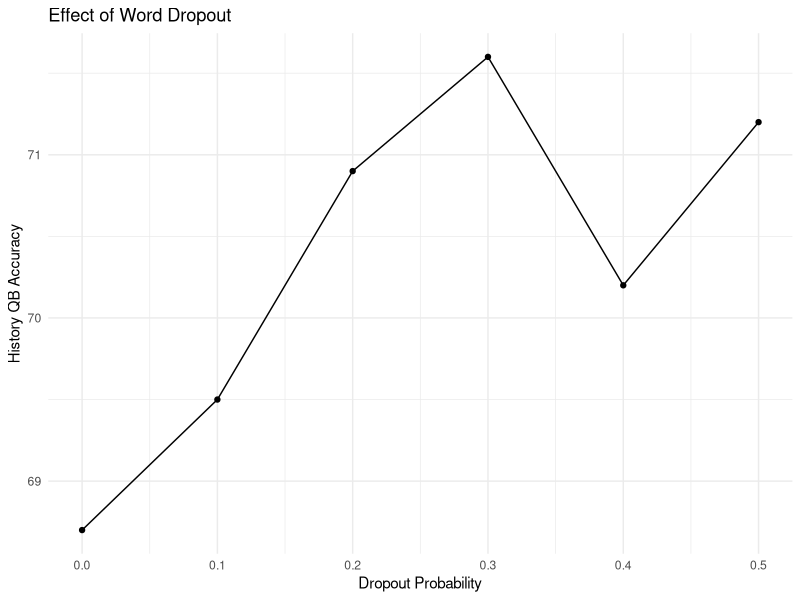
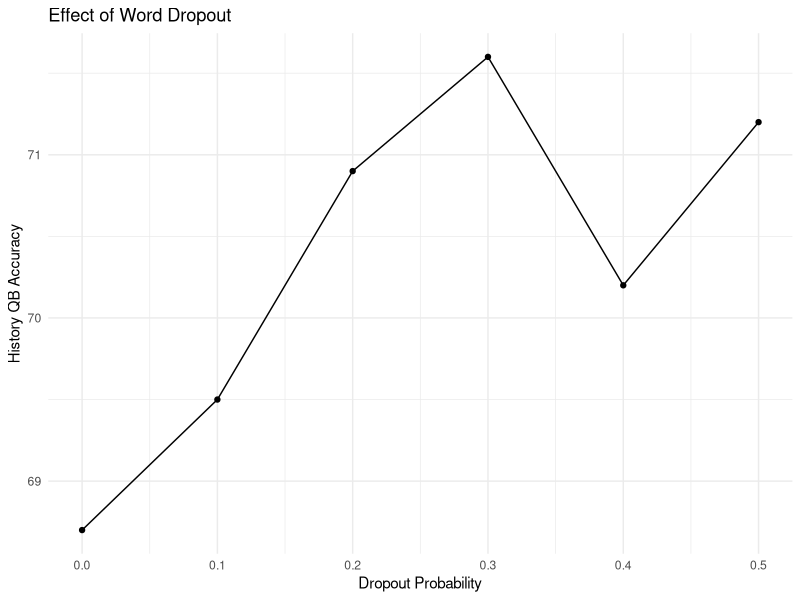

The R source for these figures, in order:
require(ggplot2)
library(ggplot2)
d <- data.frame(drop = c(0, 0.1, 0.2, 0.3, 0.4, 0.5),
                acc = c(68.7, 69.5, 70.9, 71.6, 70.2, 71.2))
p1 <- ggplot(d, aes(x=drop, y=acc)) + 
  geom_line() + geom_point() + scale_colour_hue() + 
  labs( x="Dropout Probability", y="History QB Accuracy") +
  ggtitle('Effect of Word Dropout') + theme_minimal()
ggsave(p1, file="/home/mohit/pinafore-papers/2015_acl_dan/figures/dropout_effect.pdf", width=5, height=2.5)
p1